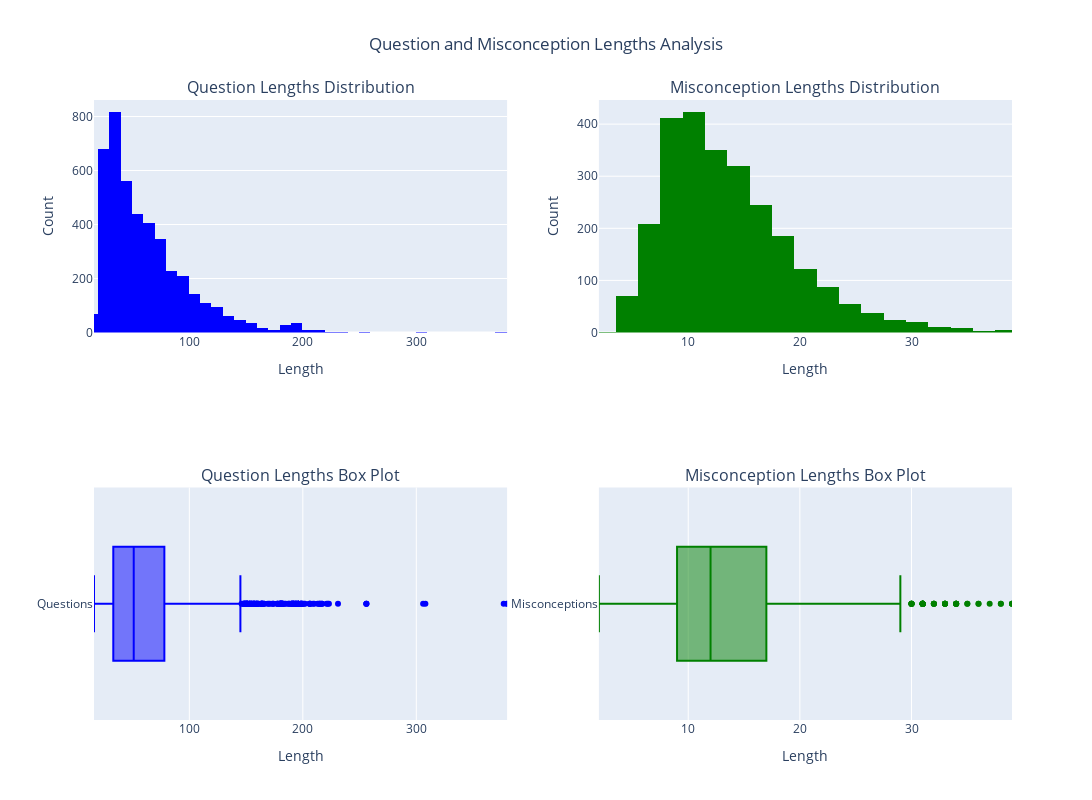

Notebook source saved alongside this figure:
### Code cell
import plotly.express as px
from plotly.subplots import make_subplots
import plotly.graph_objects as go

# Get the range of values for both datasets
q_min, q_max = df["question_ids_len"].min(), df["question_ids_len"].max()
m_min, m_max = misconception_df["misconception_ids_len"].min(), misconception_df["misconception_ids_len"].max()

# Create subplot with 2 rows and 2 columns
fig = make_subplots(
    rows=2, 
    cols=2,
    subplot_titles=("Question Lengths Distribution", "Misconception Lengths Distribution",
                   "Question Lengths Box Plot", "Misconception Lengths Box Plot")
)

# Add histograms in the first row
fig.add_trace(
    go.Histogram(x=df["question_ids_len"], nbinsx=50, marker_color='blue'),
    row=1, col=1
)
fig.add_trace(
    go.Histogram(x=misconception_df["misconception_ids_len"], nbinsx=25, marker_color='green'),
    row=1, col=2
)

# Add horizontal box plots in the second row
fig.add_trace(
    go.Box(x=df["question_ids_len"], name="Questions", orientation='h', marker_color='blue'),
    row=2, col=1
)
fig.add_trace(
    go.Box(x=misconception_df["misconception_ids_len"], name="Misconceptions", orientation='h', marker_color='green'),
    row=2, col=2
)

# Update layout
fig.update_layout(
    title_text="Question and Misconception Lengths Analysis",
    height=800,
    width=1200,
    showlegend=False,
    title_x=0.5
)

# Update x-axes ranges and labels to match between histogram and box plot
fig.update_xaxes(title_text="Length", range=[q_min, q_max], row=1, col=1)
fig.update_xaxes(title_text="Length", range=[q_min, q_max], row=2, col=1)
fig.update_xaxes(title_text="Length", range=[m_min, m_max], row=1, col=2)
fig.update_xaxes(title_text="Length", range=[m_min, m_max], row=2, col=2)

# Update y-axes labels
fig.update_yaxes(title_text="Count", row=1, col=1)
fig.update_yaxes(title_text="Count", row=1, col=2)
fig.update_yaxes(title_text="", row=2, col=1)
fig.update_yaxes(title_text="", row=2, col=2)

fig.show()

### Figure 1 — Plotly figure (JSON) as saved in the notebook; plotly's stock layout.template omitted (floating-point values rounded to 4 significant figures; data arrays with more than 128 entries replaced by an {"elided": "..."} marker saying what was removed)
{"data": [{"marker": {"color": "blue"}, "nbinsx": 50, "type": "histogram", "x": {"elided": "4370 int values"}, "xaxis": "x", "yaxis": "y"}, {"marker": {"color": "green"}, "nbinsx": 25, "type": "histogram", "x": {"elided": "2587 int values"}, "xaxis": "x2", "yaxis": "y2"}, {"marker": {"color": "blue"}, "name": "Questions", "orientation": "h", "type": "box", "x": {"elided": "4370 int values"}, "xaxis": "x3", "yaxis": "y3"}, {"marker": {"color": "green"}, "name": "Misconceptions", "orientation": "h", "type": "box", "x": {"elided": "2587 int values"}, "xaxis": "x4", "yaxis": "y4"}], "layout": {"annotations": [{"font": {"size": 16}, "showarrow": false, "text": "Question Lengths Distribution", "x": 0.225, "xanchor": "center", "xref": "paper", "y": 1, "yanchor": "bottom", "yref": "paper"}, {"font": {"size": 16}, "showarrow": false, "text": "Misconception Lengths Distribution", "x": 0.775, "xanchor": "center", "xref": "paper", "y": 1, "yanchor": "bottom", "yref": "paper"}, {"font": {"size": 16}, "showarrow": false, "text": "Question Lengths Box Plot", "x": 0.225, "xanchor": "center", "xref": "paper", "y": 0.375, "yanchor": "bottom", "yref": "paper"}, {"font": {"size": 16}, "showarrow": false, "text": "Misconception Lengths Box Plot", "x": 0.775, "xanchor": "center", "xref": "paper", "y": 0.375, "yanchor": "bottom", "yref": "paper"}], "height": 800, "showlegend": false, "title": {"text": "Question and Misconception Lengths Analysis", "x": 0.5}, "width": 1200, "xaxis": {"anchor": "y", "domain": [0, 0.45], "range": [16, 380], "title": {"text": "Length"}}, "xaxis2": {"anchor": "y2", "domain": [0.55, 1], "range": [2, 39], "title": {"text": "Length"}}, "xaxis3": {"anchor": "y3", "domain": [0, 0.45], "range": [16, 380], "title": {"text": "Length"}}, "xaxis4": {"anchor": "y4", "domain": [0.55, 1], "range": [2, 39], "title": {"text": "Length"}}, "yaxis": {"anchor": "x", "domain": [0.625, 1], "title": {"text": "Count"}}, "yaxis2": {"anchor": "x2", "domain": [0.625, 1], "title": {"text": "Count"}}, "yaxis3": {"anchor": "x3", "domain": [0, 0.375], "title": {"text": ""}}, "yaxis4": {"anchor": "x4", "domain": [0, 0.375], "title": {"text": ""}}}}
